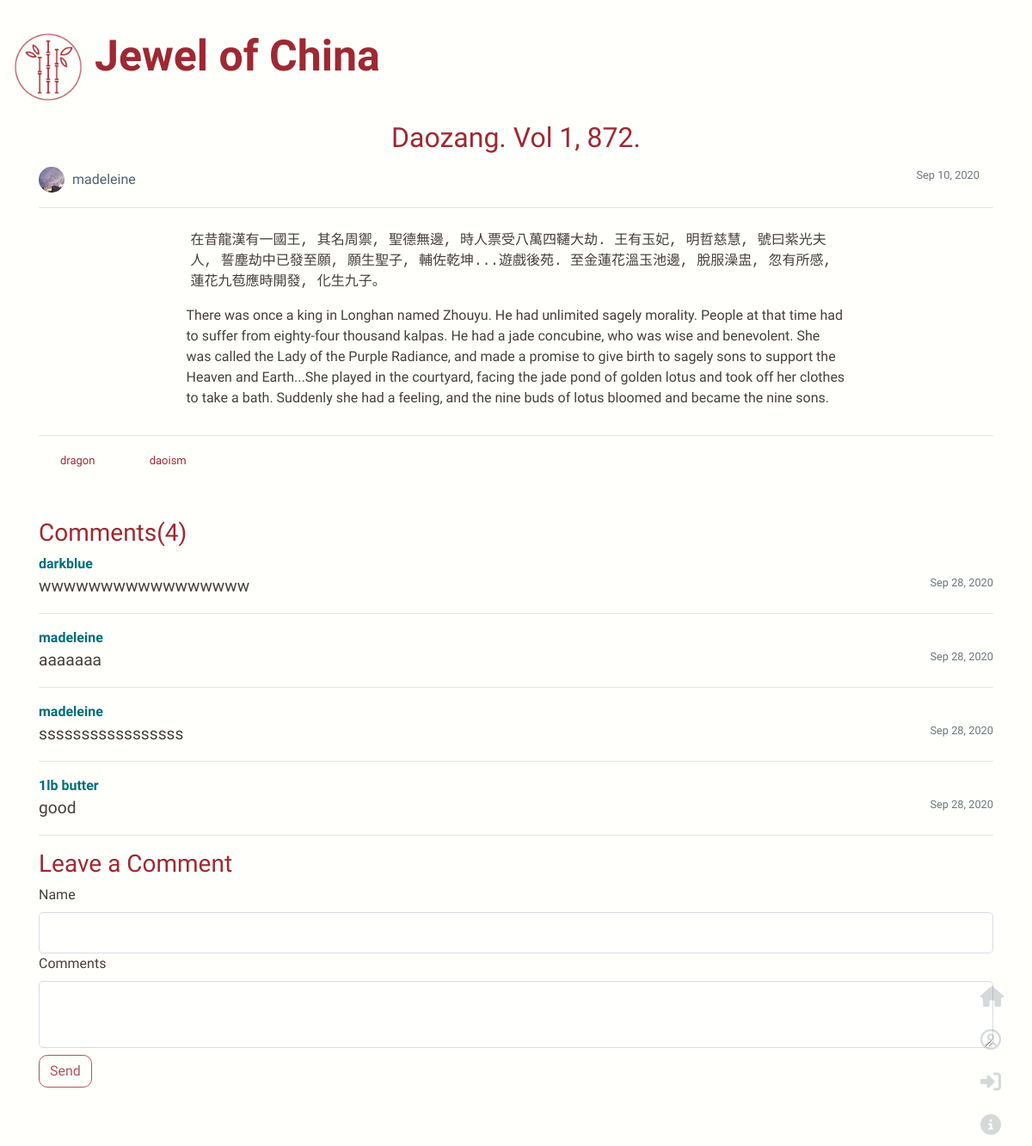
/post/6, run on the app's committed database.
### flaskwebsite/models.py (models this page shows, shortened)
class Post(db.Model):
    post_id = db.Column(db.Integer, primary_key=True)
    title = db.Column(db.String(100), nullable=False)
    date_posted = db.Column(db.DateTime, nullable=False, default=datetime.utcnow)
    chinese_content = db.Column(db.Text, nullable=False)
    content = db.Column(db.Text, nullable=False)
    user_id = db.Column(db.Integer, db.ForeignKey('user.id'), nullable=False)
    tags = db.relationship('Tag', secondary=tags, backref=db.backref('post_tags', lazy='dynamic'))
    comments = db.relationship('Comment', backref='comments', lazy=True)

class User(db.Model, UserMixin):
    id = db.Column(db.Integer, primary_key=True)
    username = db.Column(db.String(20), unique=True, nullable=False)
    email = db.Column(db.String(120), unique=True, nullable=False)
    image_file = db.Column(db.String(20), nullable=False, default='default.jpg')
    password = db.Column(db.String(60), nullable=False)
    posts = db.relationship('Post', backref='author', lazy=True)

class Tag(db.Model):
    tag_id = db.Column(db.Integer, primary_key=True)
    name = db.Column(db.String(20))

class Comment(db.Model):
    comment_id = db.Column(db.Integer, primary_key=True)
    name = db.Column(db.String(100),  nullable=False)
    date_commented = db.Column(db.DateTime, nullable=False, default=datetime.utcnow)
    comment = db.Column(db.String, nullable=False)
    post_id = db.Column(db.Integer, db.ForeignKey('post.post_id'), nullable=False)

### flaskwebsite/routes.py (the view, shortened to what this page needs)
@app.route('/post/<int:post_id>', methods=['GET', 'POST'])
def post(post_id):
    form = CommentForm()
    post = Post.query.get_or_404(post_id)
    comments = Comment.query.filter_by(post_id=post_id).order_by(Comment.date_commented.desc()).all()
    return render_template('post.html', title=post.title, post=post, form=form, comments=comments)

### flaskwebsite/forms.py
class CommentForm(FlaskForm):
    name = StringField('Name', validators=[length(max=20)])
    comments = TextAreaField('Comments', validators=[length(min=2)])
    submit2 = SubmitField('Send')

### flaskwebsite/templates/post.html (shortened to what this page needs)
{% extends "layout.html" %}
{% block content %}
    <div class="container">
    <article class="article mb-2">
        <div class="media-body">
            <div class="post-title article-center">{{ post.title }}</div>
            <div class="article-metadata">
                <img class="rounded-circle article-img" src="{{url_for('static', filename='profile_pics/' + post.author.image_file)}}">
                <a class="article-author" href="{{url_for('user_posts', username=post.author.username)}}">{{ post.author.username }}</a>
                <small class="text-muted time mr-3">
                {{ post.date_posted.strftime('%b %d, %Y')}}
                </small>
            <hr>
                <div class="chinese article-center">{{ post.chinese_content|safe }}</div>
                <div class="article-content article-center"><div>{{ post.content|safe}}</div></div>
            </div>
        </div>
        <hr>
            {% for tag in post.tags %}
                <a href="{{ url_for('search_tag', tag=tag.name)}}" class="col-sm-1 tag">
                {{ tag.name }}
                </a>
            {% endfor %}
    </article>
        <br>
    <br>
    {% if comments %}
        <h3 class="color1">Comments({{ comments | length }})</h3>
    {% endif %}
    {% for comment in comments %}
        <div class="comment-name"> {{ comment.name }}</div>
        <small class="text-muted time">{{ comment.date_commented.strftime('%b %d, %Y') }}</small>
        <div class="comment">{{ comment.comment }}</div>
    <hr>
    {% endfor %}
    <h3 class="color1">Leave a Comment</h3>
    <form method="post" action="" class="mb-5">
        {% if not current_user.is_active %}
            {{ form.name.label(class="form-control-label") }}
            {{ form.name(class="form-control form-control-lg") }}
        {% else %}
            <img class="rounded-circle article-img" src="{{url_for('static',
                         filename='profile_pics/' + current_user.image_file)}}">
            {{ current_user.username }}<br><br>
        {% endif %}
            {{ form.comments.label(class="form-control-label") }}
            {{ form.comments(class="form-control form-control-lg") }}
            {{ form.submit2(class="btn btn-section mt-2") }}
    </form>
    </div>
{% endblock %}

### flaskwebsite/static/main.css (style rules this page uses)
:root { --bgcolor: #fffffc; --primary: #9d2933; --secendory: #50616d; --third: #463f3a; --english: "Nunito"; --title: "La Belle Aurore"; --sub-title: "Noto Sans"; }
body { background-color: var(--bgcolor); color: var(--third); background-image: url("https://www.transparenttextures.com/patterns/cream-dust.png"); font-family: var(--english), sans-serif; min-height: 100vh; padding-bottom: 20px; }
.color1 { color:var(--primary); }
.btn-section { color: var(--primary); border: 1px solid var(--primary); border-radius: 10px; opacity: 80%; }
.form-control { opacity: 80%; }
.chinese { font-family: KaiTi, monospace; padding: 5px; }
.article-center { margin: auto; width: 70%; padding: 10px; position: center; }
.article-author { color: var(--secendory); margin-right: 30px; padding-bottom: 50px; }
.article-metadata { padding-bottom: 10px; }
.post-title { color: var(--primary); font-size: xx-large; text-align: center; }
.article-content { padding: 5px; font-family: var(--english); }
.article-img { height: 30px; width: 30px; margin-right: 5px; margin-bottom: 1px; }
.tag { font-size: small; color: var(--primary); margin-right: 20px; margin-left: 10px; }
.time { float: right }
.comment-name { color: #006d77; font-weight: bold; }
.comment { font-size: larger; }
img { width:100%; height:100%; }

### data on the page
Post: title "Daozang. Vol 1, 872.", date_posted "Sep 10, 2020", chinese_content "在昔龍漢有一國王, 其名周禦, 聖德無邊, 時人票受八萬四韆大劫. 王有玉妃, 明哲慈慧, 號曰紫光夫人, 誓塵劫中已發至願, 願生聖子, 輔佐乾坤...遊戲後苑. 至金蓮花溫玉池邊, 脫服澡盅, 忽有所感, 蓮花九苞應時開發, 化生九子。", content "There was once a king in Longhan named Zhouyu. He had unlimited sagely morality. People at that time had to suffer from eighty-four thousand kalpas. He had a jade concubine, who was wise and benevolent. She was called the Lady of the Purple Radiance, and made a promise to give birth to sagely sons to support the Heaven and Earth...She played in the courtyard, facing the jade pond of golden lotus and took off her clothes to take a bath. Suddenly she had a feeling, and the nine buds of lotus bloomed and became the nine sons."
User: image_file (picture), author.username "madeleine"
Tag: name "dragon"
Tag: name "daoism"
Comment: name "darkblue", date_commented "Sep 28, 2020", comment "wwwwwwwwwwwwwwwww"
Comment: name "madeleine", date_commented "Sep 28, 2020", comment "aaaaaaa"
Comment: name "madeleine", date_commented "Sep 28, 2020", comment "sssssssssssssssss"
Comment: name "1lb butter", date_commented "Sep 28, 2020", comment "good"

### other printed values
{{ comments | length }} "4"
